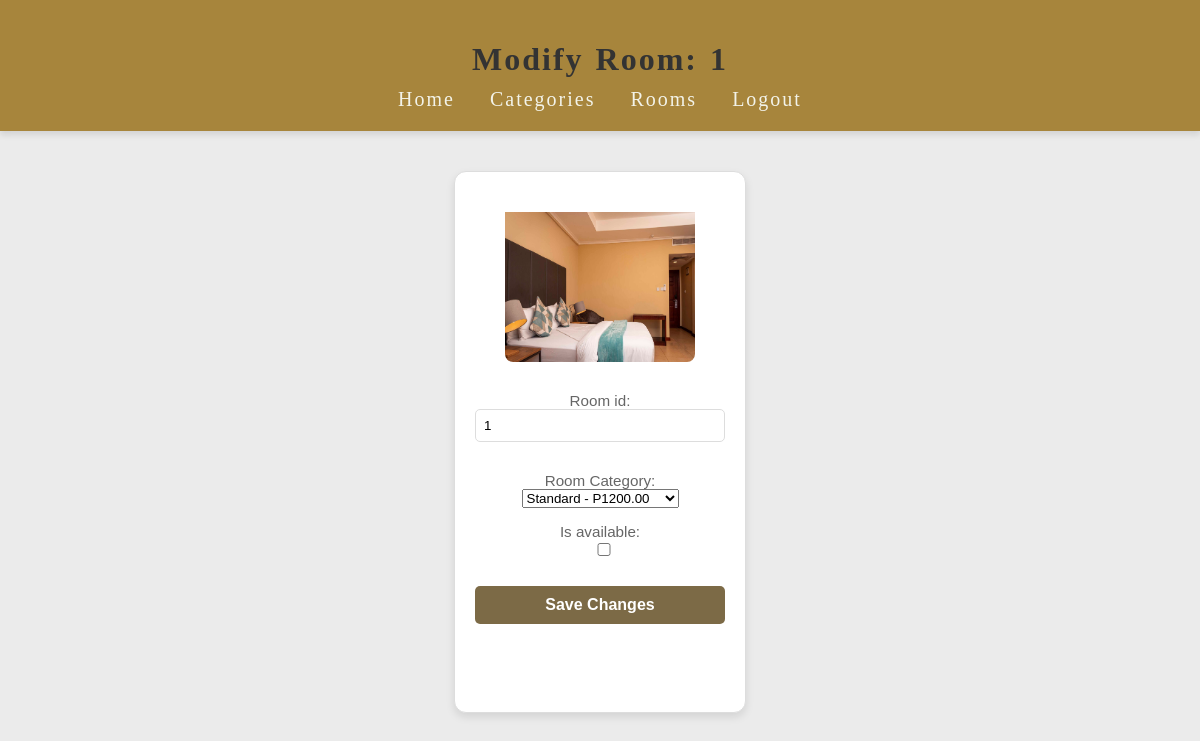
The app's page /dashboard/room/modify/18/ (signed in) with its own data.
### dashboard/models.py (models this page shows, shortened)
class Room(models.Model):
    room_category = models.ForeignKey(RoomCategory, on_delete=models.CASCADE)
    room_id = models.CharField(max_length=10)
    is_available = models.BooleanField(default=True)

class RoomCategory(models.Model):
    category_id = models.CharField(max_length=30)
    room_photo = models.ImageField(default='fallback.png', blank=True)
    room_desc = models.TextField(max_length=200, blank=True)
    room_price = models.DecimalField(max_digits=10, decimal_places=2)
    def __str__(self):
        return f"{self.category_id} - P{self.room_price}"

### dashboard/views.py (the view)
# urls.py: path('room/modify/<int:room_id>/', views.room_detail, name='room_detail'),
@login_required
def room_detail(request, room_id):
    room = get_object_or_404(Room, id=room_id)
    if request.method == 'POST':
        form = RoomForm(request.POST, instance=room)
        if form.is_valid():
            form.save()
            messages.success(request, "Room details updated successfully.")
            return redirect('dashboard:modify_room_landing')
        else:
            messages.error(request, "There was an error updating the room details.")
    else:
        form = RoomForm(instance=room)
    return render(request, 'dashboard/room_detail.html', {'form': form, 'room': room})

### dashboard/forms.py
class RoomForm(forms.ModelForm):
    room_category = forms.ModelChoiceField(
        queryset=RoomCategory.objects.all(),
        empty_label="Select Room Category",
        label="Room Category",
    )
    class Meta:
        model = Room
        fields = ['room_id', 'room_category','is_available']

### dashboard/templates/dashboard/room_detail.html (shortened to what this page needs)
{% load static %}
<!DOCTYPE html>
<html lang="en">
<head>
    <link rel="stylesheet" href="{% static 'css/css.css' %}">
</head>
<body>
    <header>
        <h1>Modify Room: {{ room.room_id }}</h1>
        <ul>
            <li><a href="{% url 'dashboard:admin_landing' %}">Home</a></li>
            <li><a href="{% url 'dashboard:add_or_modify_category' %}">Categories</a></li>
            <li><a href="{% url 'dashboard:add_or_modify_room' %}">Rooms</a></li>
            <li><a href="{% url 'dashboard:admin_logout' %}">Logout</a></li>
        </ul>
    </header>
    <div class="container">
        <div class="room-card-container">
            {% if room.room_category.room_photo %}
            <img src="{{ room.room_category.room_photo.url }}" alt="Room Photo" class="room-photo">
        {% else %}
            <img src="{% static 'dashboard/images/default-room.jpg' %}" alt="Default Room Photo" class="room-photo">
        {% endif %}
            <form id="update-room-form" method="POST" enctype="multipart/form-data">
                {{ form.as_p }}
                <button type="submit">Save Changes</button>
            </form>
        </div>
    </div>
</body>
</html>

### dashboard/static/css/css.css (style rules this page uses)
body { font-family: 'Arial', sans-serif; background:#ebebeb; margin: 0; display: flex; flex-direction: column; height: 100vh; }
header { display: flex; flex-direction: column; align-items: center; justify-content: center; background-color: #a7853c; padding: 20px; box-shadow: 0px 4px 6px rgba(0, 0, 0, 0.1); font-family: "Palatino Linotype", "Book Antiqua", Palatino, serif; font-size: 20px; letter-spacing: 2px; word-spacing: 2px; color: #ffffff; font-weight: 400; text-decoration: none; font-style: normal; font-variant: normal; text-transform: none; }
header h1 { font-size: 2rem; margin-bottom: 10px; color: #333; }
header ul { list-style: none; display: flex; gap: 15px; padding: 0; margin: 0; }
header ul li { margin: 0; }
header ul li a { text-decoration: none; color: #fafdf8ea; font-weight: 500; padding: 5px 10px; border-radius: 5px; transition: background-color 0.3s, color 0.3s; }
a { text-decoration: none; color: #7C6A46; }
.container { display: flex; justify-content: center; align-items: center; flex-wrap: wrap; gap: 20px; padding: 40px; }
.room-card-container { width: 250px; height: 500px; background-color: #ffffff; border: 1px solid #ddd; border-radius: 12px; box-shadow: 0 4px 8px rgba(0, 0, 0, 0.1); transition: transform 0.3s ease, box-shadow 0.3s ease; text-align: center; padding: 20px; text-decoration: none; color: inherit; }
.room-card-container p { color: #666; font-size: 0.95em; }
.room-card-container input { width: 100%; padding: 8px; margin-bottom: 15px; border: 1px solid #ddd; border-radius: 5px; box-sizing: border-box; }
.room-card-container button { width: 100%; padding: 10px; background-color: #7C6A46; color: white; border: none; border-radius: 5px; font-size: 16px; font-weight: bold; cursor: pointer; transition: background-color 0.3s ease; }
.room-card-container img { padding-top: 20px; width: 190px; height: 150px; }
.room-photo { width: 50%; height: auto; border-radius: 8px; margin-bottom: 10px; }

### records on screen
Room: room_id "1", room_category.room_photo (picture), room_category "Standard - P1200.00"
